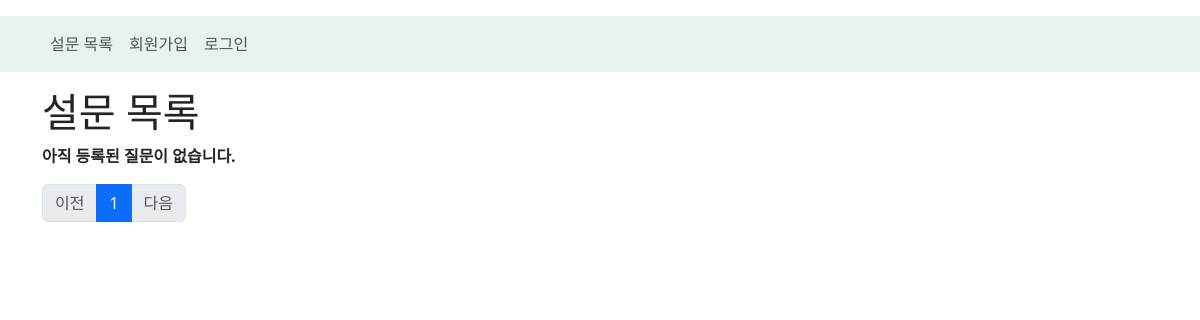
The page /polls/list on the database as committed earlier.
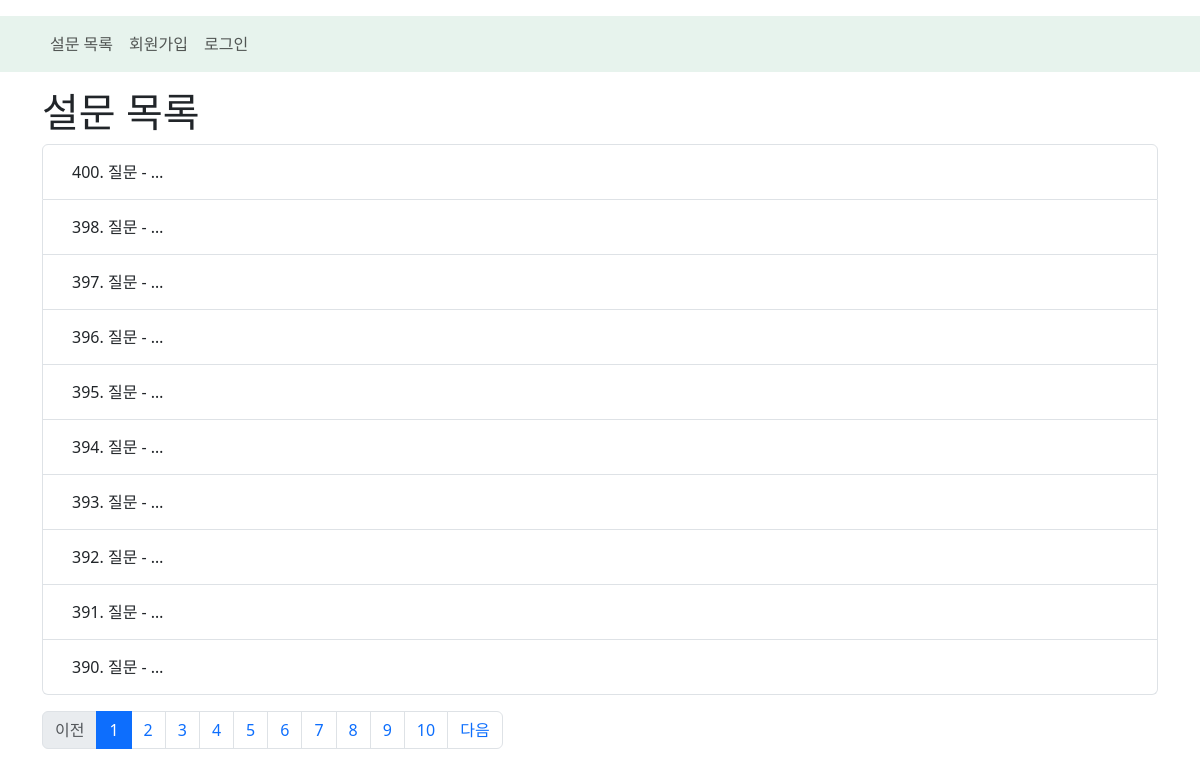
The same page on the database as committed later.
### polls/models.py (models this page shows, shortened)
class Question(models.Model):
    question_text =  models.CharField(max_length=200)  # CharField() -> 문자열 타입 (varchar)
    pub_date = models.DateTimeField(auto_now_add=True)  # Datetime Field: 일시 타입 (datetime, datetime.datetime)

### polls/views.py (the view)
# urls.py: path("list", views.list, name="list"),
def list(request):
    paginate_by = 10       # 한 페이지 당 데이터 개수
    page_group_count = 10  # 페이지 그룹 당 페이지 수
    current_page = int(request.GET.get("page", 1))  # 현재 조회 요청이 들어온 페이지 번호. get 방식의 요청파라미터.
    q_list = Question.objects.all().order_by("-pk")
    pn = Paginator(q_list, paginate_by)
    start_index = int((current_page -1) / page_group_count) * page_group_count
    end_index = start_index + page_group_count
    page_range = pn.page_range[start_index:end_index] # 시작 ~ 끝 페이지 번호 조회
    context_value = {
        "page_range" : page_range,
        "question_list" : pn.page(current_page)   # page 객체 안에 [Question]
    }
    start_page = pn.page(page_range[0])  # 시작 페이지 Page 객체
    end_page = pn.page(page_range[-1])   # 마지막 페이지 Page 객체
    if start_page.has_previous():
        context_value['has_previous'] =  start_page.has_previous()
        context_value["previous_page_number"] = start_page.previous_page_number()
    if end_page.has_next():
        context_value['has_next'] = end_page.has_next()
        context_value['next_page_number'] = end_page.next_page_number()
    return render(request, "polls/list.html", context_value)

### polls/templates/polls/list.html (shortened to what this page needs)
{% extends 'layout/main_layout.html' %}
{% block contents %}
<h1>설문 목록</h1>
<ul class="list-group">
    {% for question in question_list %}
        <li class="list-group-item list-group-item-action">
            <a href="{% url 'polls:vote_form' question.pk %}" class="btn">
                {{question.pk}}. {{question.question_text|truncatewords:2}}
            </a>
        </li>
    {% empty %}
        <b>아직 등록된 질문이 없습니다.</b>
    {% endfor %}
</ul>
<ul id="page_group" class="pagination mt-3">
    {% if has_previous %}
        <li class="page-item">
            <a href="{% url 'polls:list' %}?page={{previous_page_number}}" class="page-link">
                이전
            </a>
        </li>
    {% else %}
        <li class="page-item disabled">
            <span class="page-link">이전</span>
        </li>
    {% endif %}
    {% for page_no in page_range %}
        {% if question_list.number == page_no %}
            <li class="page-item active">
                <span class="page-link">{{page_no}}</span>
            </li>
        {% else %}
            <li class="page-item">
                <a href="{% url 'polls:list' %}?page={{page_no}}" class="page-link">{{page_no}}</a>
            </li>
        {% endif %}
    {% endfor %}
    {% if has_next %}
        <li class="page-item">
            <a href="{% url 'polls:list' %}?page={{next_page_number}}" class="page-link">
                다음
            </a>
        </li>
    {% else %}
        <li class="page-item disabled">
            <span class="page-link">다음</span>
        </li>
    {% endif %}
</ul>
{% endblock contents %}

### templates/layout/main_layout.html (shortened to what this page needs)
 <!DOCTYPE html>
 <html lang="en">
 <head>
    <link href="https://cdn.jsdelivr.net/npm/bootstrap@5.3.8/dist/css/bootstrap.min.css" rel="stylesheet">
 </head>
 <body>
<nav class="navbar navbar-expand-sm bg-success bg-opacity-10 mt-3">
    <div class="container">
        <div class="navbar-nav">
            <a href="{% url 'polls:list' %}" class="nav-link">설문 목록</a>
            {% if not user.is_authenticated %}
                <a href="{% url 'account:create' %}" class="nav-link">회원가입</a>
                <a href="{% url 'account:login' %}" class="nav-link">로그인</a>
            {% endif %}
        </div>
    </div>
</nav>
<div class="container mt-3">
{% block contents %}{% endblock contents %}
</div>
 </body>
 </html>

Rows that differ between the two databases and show on the page:
added Question: pk "400", question_text "질문 - …"
added Question: pk "398", question_text "질문 - …"
added Question: pk "397", question_text "질문 - …"
added Question: pk "396", question_text "질문 - …"
added Question: pk "395", question_text "질문 - …"
added Question: pk "394", question_text "질문 - …"
added Question: pk "393", question_text "질문 - …"
added Question: pk "392", question_text "질문 - …"
added Question: pk "391", question_text "질문 - …"
added Question: pk "390", question_text "질문 - …"
Other text that changed with them:
new list line: "2"
new list line: "3"
new list line: "4"
new list line: "5"
new list line: "6"
new list line: "7"
new list line: "8"
new list line: "9"
new list line: "10"
text no longer shown: "아직 등록된 질문이 없습니다."
